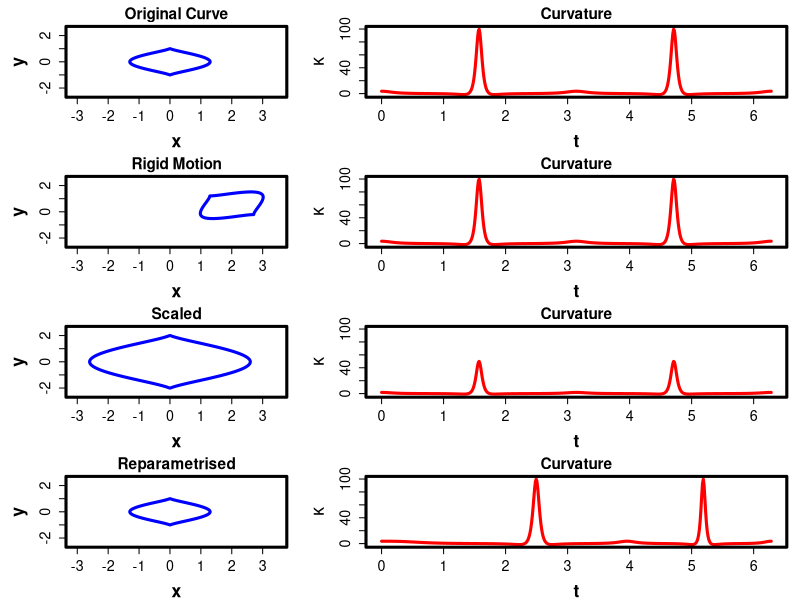

Recreate this plot in R.
# This script shows an example of a curve under different
# transformations: rigid motion, scaling, and reparameterisation.
# The curve and its curvature are plotted side by side.

library(pracma)

t <- seq(0,2*pi,length.out=500)

# Original curve
x <- cos(t)+0.3*cos(3*t)
y <- sin(t)

# Curvaturewith light smoothing
k <- function(x,y,t){
  sx <- splinefun(t,x)
  sy <- splinefun(t,y)
  dx  <- sx(t,deriv=1)
  dy  <- sy(t,deriv=1)
  ddx <- sx(t,deriv=2)
  ddy <- sy(t,deriv=2)
  (dx*ddy-dy*ddx)/(dx^2+dy^2)^(3/2)
}
k0 <- k(x,y,t)

# Rigid motion
th <- pi/4
xr <- x*cos(th) - y*sin(th)+2
yr <- x*sin(th) + y*cos(th)+0.5
kr <- k(xr,yr,t)

# Scaling
a <- 2
xs <- a*x
ys <- a*y
ks <- k(xs,ys,t)

# Reparameterisation
g <- t^1.5
g <- (g-min(g))/(max(g)-min(g))*2*pi
xp <- cos(g)+0.3*cos(3*g)
yp <- sin(g)
kp <- k(xp,yp,g)

# Plot limits
pad <- 0.5
xlim <- range(c(x,xr,xs,xp))
ylim <- range(c(y,yr,ys,yp))
xlim <- xlim+c(-pad,pad)
ylim <- ylim+c(-pad,pad)

# Clean curvature values for plotting
clean <- function(v) v[is.finite(v)]
klim <- range(c(clean(k0), clean(kr), clean(ks), clean(kp)))

layout(matrix(1:8,ncol=2,byrow=TRUE),widths=c(1.2,2))
par(mar=c(4,5,2,1),cex.lab=1.6,cex.axis=1.3,
    cex.main=1.4,font.lab=2,lwd=3,bg="white")

# Original
plot(x,y,type="l",col="blue",xlim=xlim,ylim=ylim,
     main="Original Curve",xlab="x",ylab="y")
plot(t,k0,type="l",col="red",ylim=klim,
     main="Curvature",xlab="t",ylab=expression(kappa))

# Rigid motion
plot(xr,yr,type="l",col="blue",xlim=xlim,ylim=ylim,
     main="Rigid Motion",xlab="x",ylab="y")
plot(t,kr,type="l",col="red",ylim=klim,
     main="Curvature",xlab="t",ylab=expression(kappa))

# Scaling
plot(xs,ys,type="l",col="blue",xlim=xlim,ylim=ylim,
     main="Scaled",xlab="x",ylab="y")
plot(t,ks,type="l",col="red",ylim=klim,
     main="Curvature",xlab="t",ylab=expression(kappa))

# Reparameterisation
plot(xp,yp,type="l",col="blue",xlim=xlim,ylim=ylim,
     main="Reparametrised",xlab="x",ylab="y")
plot(t,kp,type="l",col="red",ylim=klim,
     main="Curvature",xlab="t",ylab=expression(kappa))
